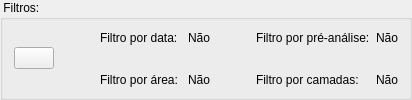
             <widget class="QGroupBox" name="groupBox_24">
              <property name="title">
               <string> Filtros: </string>
              </property>
              <layout class="QHBoxLayout">
               <property name="topMargin">
                <number>0</number>
               </property>
               <property name="bottomMargin">
                <number>0</number>
               </property>
               <item>
                <widget class="QPushButton" name="filterGridBtn">
                 <property name="enabled">
                  <bool>true</bool>
                 </property>
                 <property name="toolTip">
                  <string>&lt;html&gt;&lt;head&gt;&lt;meta name=&quot;qrichtext&quot; content=&quot;1&quot; /&gt;&lt;style type=&quot;text/css&quot;&gt;
p, li { white-space: pre-wrap; }
&lt;/style&gt;&lt;/head&gt;&lt;body style=&quot; font-family:'MS Shell Dlg 2'; font-size:8.25pt; font-weight:400; font-style:normal;&quot;&gt;
&lt;p style=&quot; margin-top:0px; margin-bottom:0px; margin-left:0px; margin-right:0px; -qt-block-indent:0; text-indent:0px; font-size:8pt;&quot;&gt;Filtrar dados&lt;/p&gt;&lt;/body&gt;&lt;/html&gt;</string>
                 </property>
                 <property name="text">
                  <string/>
                 </property>
                 <property name="icon">
                  <iconset resource="icons.qrc">
                   <normaloff>:/global/icons/filter.png</normaloff>:/global/icons/filter.png</iconset>
                 </property>
                </widget>
               </item>
               <item>
                <spacer>
                 <property name="orientation">
                  <enum>Qt::Horizontal</enum>
                 </property>
                 <property name="sizeHint" stdset="0">
                  <size>
                   <width>40</width>
                   <height>20</height>
                  </size>
                 </property>
                </spacer>
               </item>
               <item>
                <layout class="QGridLayout">
                 <item row="0" column="0">
                  <widget class="QLabel" name="label_38">
                   <property name="text">
                    <string>Filtro por data: </string>
                   </property>
                  </widget>
                 </item>
                 <item row="0" column="1">
                  <widget class="QLabel" name="dateFilterLabel">
                   <property name="text">
                    <string>Não</string>
                   </property>
                  </widget>
                 </item>
                 <item row="0" column="2">
                  <spacer>
                   <property name="orientation">
                    <enum>Qt::Horizontal</enum>
                   </property>
                   <property name="sizeHint" stdset="0">
                    <size>
                     <width>40</width>
                     <height>20</height>
                    </size>
                   </property>
                  </spacer>
                 </item>
                 <item row="0" column="3">
                  <widget class="QLabel" name="label_45">
                   <property name="text">
                    <string>Filtro por pré-análise:</string>
                   </property>
                  </widget>
                 </item>
                 <item row="0" column="4">
                  <widget class="QLabel" name="preAnalysisLabel">
                   <property name="text">
                    <string>Não</string>
                   </property>
                  </widget>
                 </item>
                 <item row="1" column="0">
                  <widget class="QLabel" name="label_43">
                   <property name="text">
                    <string>Filtro por área: </string>
                   </property>
                  </widget>
                 </item>
                 <item row="1" column="1">
                  <widget class="QLabel" name="areaFilterLabel">
                   <property name="styleSheet">
                    <string/>
                   </property>
                   <property name="text">
                    <string>Não</string>
                   </property>
                  </widget>
                 </item>
                 <item row="1" column="2">
                  <spacer>
                   <property name="orientation">
                    <enum>Qt::Horizontal</enum>
                   </property>
                   <property name="sizeHint" stdset="0">
                    <size>
                     <width>40</width>
                     <height>20</height>
                    </size>
                   </property>
                  </spacer>
                 </item>
                 <item row="1" column="3">
                  <widget class="QLabel" name="label_47">
                   <property name="text">
                    <string>Filtro por camadas:</string>
                   </property>
                  </widget>
                 </item>
                 <item row="1" column="4">
                  <widget class="QLabel" name="bandFilterLabel">
                   <property name="text">
                    <string>Não</string>
                   </property>
                  </widget>
                 </item>
                </layout>
               </item>
              </layout>
             </widget>
